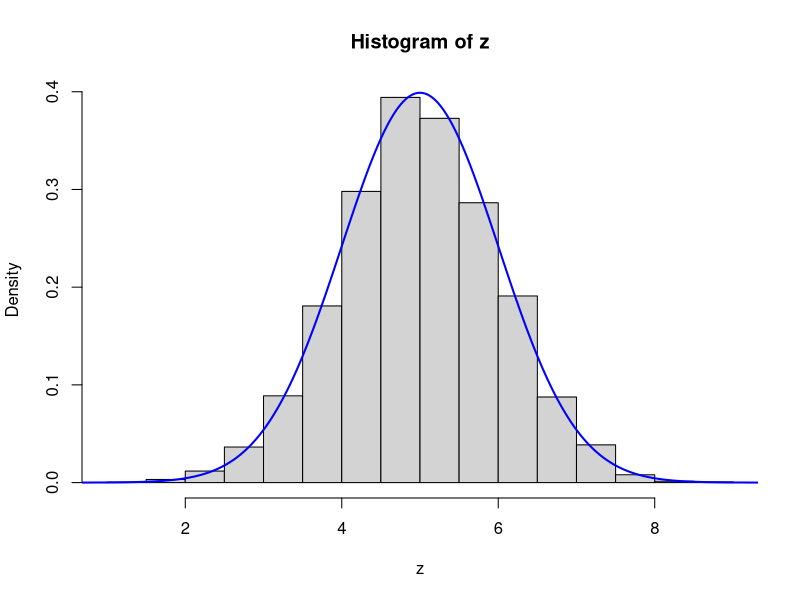

This figure's R source:
## ---- chunk 1
# set the mean and standard deviation for a normal distribution, 
# choose your own parameter values
mu <- 5
sigma <- 1

# generate observations following a normal distribution with those parameter values
set.seed(1)
z <- rnorm(n=10000, mean=mu, sd=sigma)

# plotting the data, with a histogram and overlaying a density
hist(z, freq=FALSE)
k <- 5
x <- seq(from=mu-k*sigma, to=mu+k*sigma, by=0.01)
y <- dnorm(x, mean=mu, sd=sigma)
lines(x=x, y=y, type='l', lwd=2, col="blue")
